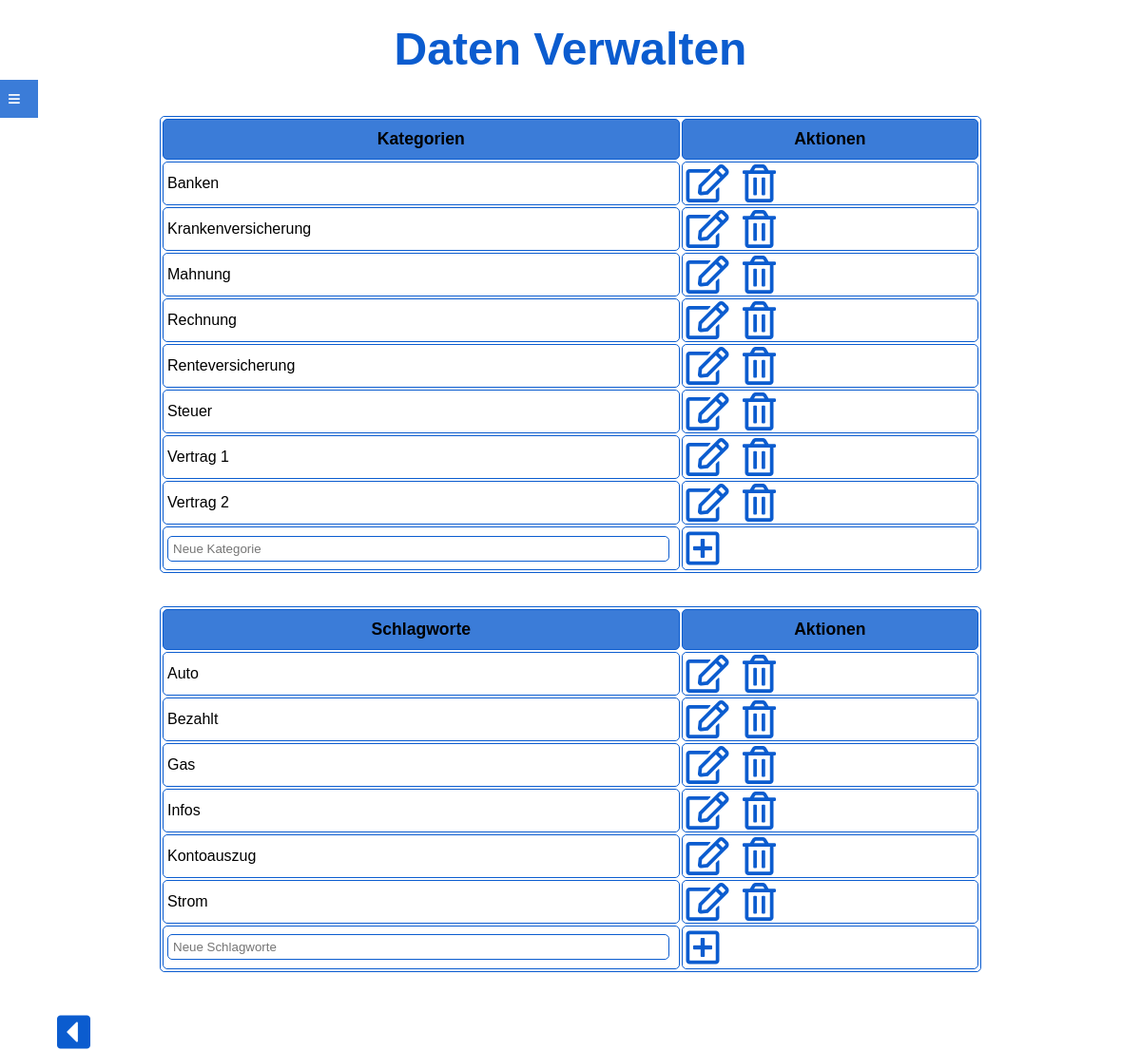
/?page=verwalten (signed in), run on the app's committed database.
### tables this page shows
CREATE TABLE `kategorien` (
  `katNr` int(10) UNSIGNED NOT NULL,
  `Name` varchar(30) NOT NULL
);

CREATE TABLE `schlagworte` (
  `Nr` int(10) UNSIGNED NOT NULL,
  `Name` varchar(50) NOT NULL
);

### pages/verwalten.php (the view, shortened to what this page needs)
<?php
$headline = "Daten Verwalten";
$connect = mysqli_connect("localhost", "ChangeMe", "ChangeMe", "ChangeMe");
mysqli_query($connect, "SET NAMES utf8");
$sql = "select * from kategorien ORDER BY Name";
$result = mysqli_query($connect,$sql);
$text.= '<form action="?page=verwalten" id="verwaltung_form" method="post">
			 <table>
				 <tr>
					<th>Kategorien</th>
					<th>Aktionen</th>
				 </tr>';
					while ($datensatz = mysqli_fetch_array($result))
					{
						if (isset($_GET["bearbeiten"]) && (isset($_GET["katNr"])) && $_GET["katNr"] == $datensatz["katNr"])
						{
							$text.='<tr><td><input type="text" name="edit_kat" value="'.$datensatz["Name"].'" /> </td>
							<td>
							<input type="hidden" name="edit_kat_nr" value="'.$datensatz["katNr"].'" />
							<button type="submit"><i class="far fa-check-square"></i></button>
							<a href="?page=verwalten"><i class="far fa-times-circle"></i></a>
						</td></tr>';
						}
						else
						{
							$text.='<tr><td>'.$datensatz["Name"].' </td>
							<td>
							<a href="?page=verwalten&katNr='.$datensatz["katNr"].'&bearbeiten=1" title="Bearbeiten..."><i class="far fa-edit"></i></a>
							<a href="?page=verwalten&katNr='.$datensatz["katNr"].'&loeschen=1" title="Löschen..."><i class="far fa-trash-alt"></i></a>
						</td></tr>';
						}
					}
			$text.='
			<tr><td><input type="text" name="kat_name" placeholder="Neue Kategorie"/></td>
			<td><button type="submit"><i class="far fa-plus-square"></i></button></td>
			</tr></table>';
			$sql = "SELECT Nr, Name FROM  schlagworte ORDER BY Name";
			$result = mysqli_query($connect,$sql);
			$text.='<table>
				 <tr>
					<th>Schlagworte</th>
					<th>Aktionen</th>
				 </tr>';
					while ($datensatz = mysqli_fetch_array($result))
					{
						if (isset($_GET["bearbeiten"]) && (isset($_GET["worNr"])) && $_GET["worNr"] == $datensatz["Nr"])
						{
							$text.='<tr><td><input type="text" name="edit_wor" value="'.$datensatz["Name"].'" /> </td>
							<td>
							<input type="hidden" name="edit_wor_nr" value="'.$datensatz["Nr"].'" />
							<button type="submit"><i class="far fa-check-square"></i></button>
							<a href="?page=verwalten"><i class="far fa-times-circle"></i></a>
						</td></tr>';
						}
						else
						{
							$text.='<tr><td>'.$datensatz["Name"].' </td>
							<td>
							<a href="?page=verwalten&worNr='.$datensatz["Nr"].'&bearbeiten=1" title="Bearbeiten..."><i class="far fa-edit"></i></a>
							<a href="?page=verwalten&worNr='.$datensatz["Nr"].'&loeschen=1" title="Löschen..."><i class="far fa-trash-alt"></i></a>
							</td></tr>';
						}
					}
			$text.='
			<tr><td><input type="text" name="new_wor" placeholder="Neue Schlagworte"/></td>
			<td><button type="submit"><i class="far fa-plus-square"></i></button></td>
			</tr></table>
	</form>';
$text.='<a href="?page=startseite"><i class="fas fa-caret-square-left"></i></a>';
?>

### main.php (shortened to what this page needs)
<?php
$html = '
<!doctype html>
<html>
<head>
<meta charset="utf-8">
<meta name = "viewport" content = "width = device-width, initial-scale=1">
<meta http-equiv="X-UA-Compatible" content="IE=edge" />
<meta name="robots" content="noindex">
<title>Dokumento</title>
<link rel="stylesheet" href="https://use.fontawesome.com/releases/v5.3.1/css/all.css">
<link href="css/mainstyle.css" rel="stylesheet" type="text/css">
</head>
<body>
<nav id="topmenu">
  <h2><a href="#topmenu">&equiv;</a></h2>
  <h2><a href="#close">&times;</a></h2>
  <ul>
	<li><a href="?page=startseite">Startseite</a></li>
	'.$links.'
  </ul>
</nav>
<header>
<h1>'.$headline.'</h1>
</header>
<main>
'.$text.'
</main>
</body>
</html>';
?>

### index.php (shortened to what this page needs)
<?php
$text="";
$links="";
if(isset($_SESSION["erfolgreich_eingeloggt"]))
{
	$links.='<li><a href="?page=hochladen">Hochladen</a></li>
		<li><a href="?page=suchen">Suchen</a></li>
		<li><a href="?page=verwalten">Verwalten</a></li>
		<li><a href="?page=logout">Logout</a></li>';
}
$page = $_GET["page"] ?? "startseite";
switch($page)
{
	case "verwalten":
		include("pages/verwalten.php");
		break;
}
require("main.php");
echo $html;
?>

### css/mainstyle.css (style rules this page uses)
* { margin: 0; padding: 0; box-sizing: border-box; }
body { font: 16px Arial, sans-serif; }
#topmenu { position: fixed; top: 80px; left: -190px; width: 190px; transition: all 1s; }
#topmenu h2 a { display: block; position: absolute; right: -40px; width: 40px; padding-left: 0; text-align: center; }
#topmenu a { text-decoration: none; color: white; background: rgba(11,92,207, 0.8); display: block; font-weight: bold; padding-left: 20px; line-height: 40px; border-bottom: 1px solid white; }
h1 { margin: 2%; text-align: center; color: rgb(11,92,207); font-size: 3rem; }
h2 { margin: 2%; color: rgb(11,92,207); }
main { width:90%; margin: 0 auto; }
i { font-size: 2.5rem; color: rgb(11,92,207); }
a { padding-right: 10px; color: rgb(11,92,207); }
form { width:80%; margin:4% 10%; }
input[type=text], input[type=email], input[type=tel], input[type=file], input[type=password], input[type=date], select, textarea { margin-bottom: 5px; margin-top: 5px; width:99%; padding: 5px; border-radius:5px; border:1px solid rgb(11,92,207); }
button { border: none; cursor:pointer; }
table { width: 100%; margin-bottom: 4%; }
table, tr, th, td { border:1px solid rgb(11,92,207); border-radius:5px; }
td { padding: 2px 4px; }
th, tfoot { background: rgba(11,92,207, 0.8); padding: 10px; font-size: 1.1rem; }
table button { background-color:transparent; }

### data on the page
kategorien: Name "Banken"
kategorien: Name "Krankenversicherung"
kategorien: Name "Mahnung"
kategorien: Name "Rechnung"
kategorien: Name "Renteversicherung"
kategorien: Name "Steuer"
kategorien: Name "Vertrag 1"
kategorien: Name "Vertrag 2"
schlagworte: Name "Auto"
schlagworte: Name "Bezahlt"
schlagworte: Name "Gas"
schlagworte: Name "Infos"
schlagworte: Name "Kontoauszug"
schlagworte: Name "Strom"

### other printed values
$headline "Daten Verwalten"
